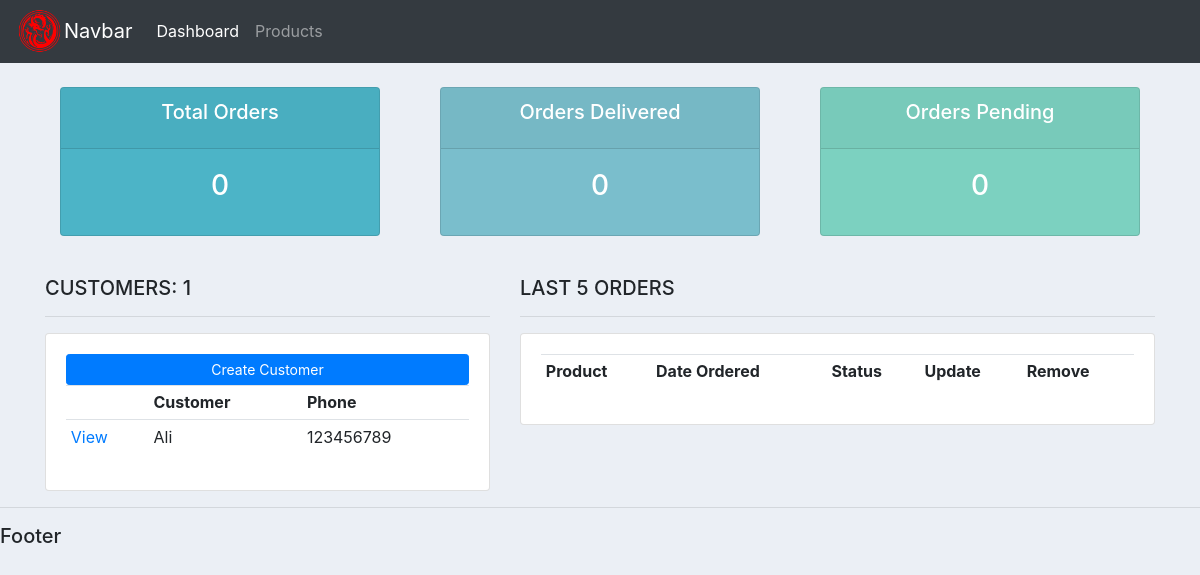
The app's page /, older data.
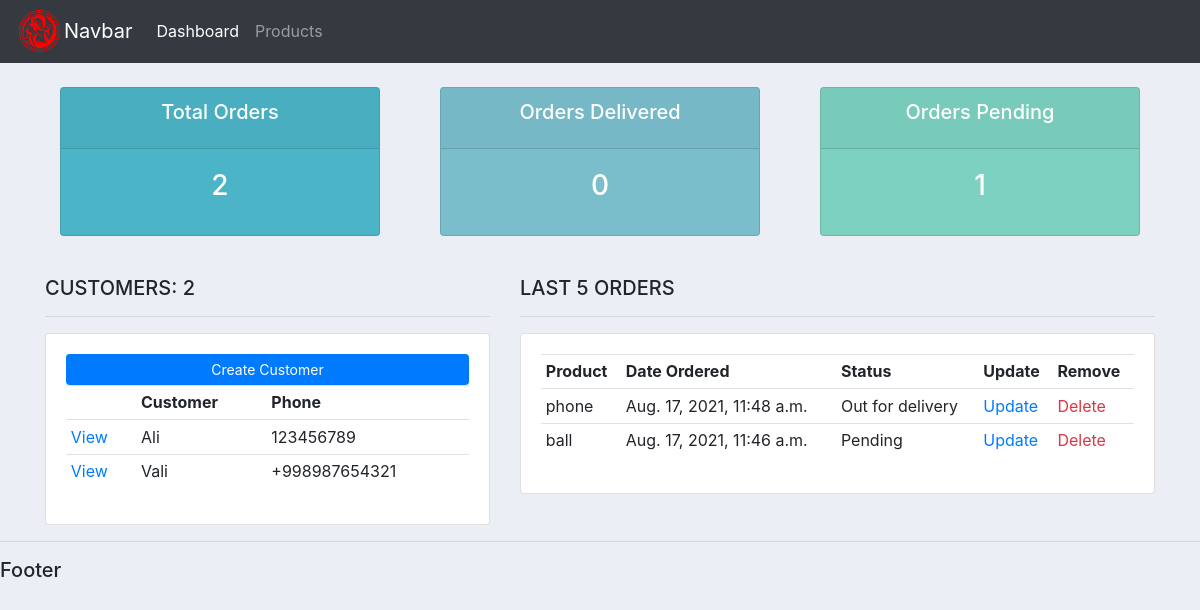
The same page, newer data.
### accounts/models.py (models this page shows, shortened)
class Customer(models.Model):
    name = models.CharField(max_length=200, null=True)
    phone = models.CharField(max_length=200, null=True)
    email = models.CharField(max_length=200, null=True)
    date = models.DateTimeField(auto_now_add=True, null=True)

class Order(models.Model):
    STATUS = (
        ('Pending', 'Pending'),
        ('Out for delivery', 'Out for delivery'),
        ('Delivered', 'Delivered')
    )
    customer = models.ForeignKey(Customer, null=True, on_delete=models.SET_NULL)
    product = models.ForeignKey(Products, null=True, on_delete=models.SET_NULL)
    date_created = models.DateTimeField(auto_now_add=True, null=True)
    status = models.CharField(max_length=200, null=True, choices=STATUS)
    note = models.CharField(max_length=1000, null=True)

class Products(models.Model):
    CATEGORY = (
        ('Indoor', 'Indoor'),
        ('Out Door', 'Out Door'),
        ('Both', 'Both')
    )
    name = models.CharField(max_length=200, null=True)
    price = models.FloatField(null=True)
    category = models.CharField(max_length=200, null=True, choices=CATEGORY)
    description = models.CharField(max_length=200, null=True)
    date_created = models.DateTimeField(auto_now_add=True, null=True)
    tags = models.ManyToManyField(Tag)

### accounts/views.py (the view)
# urls.py: path('', home, name='home'),
def home(request):
    orders = Order.objects.order_by('-date_created')
    customers = Customer.objects.all()
    total_customers = customers.count()
    total_orders = orders.count()
    delivered = orders.filter(status='Delivered').count()
    pending = orders.filter(status='Pending').count()
    context = {
        'orders': orders,
        'customers': customers,
        'total_customers': total_customers,
        'total_orders': total_orders,
        'delivered': delivered,
        'pending': pending
    }
    return render(request, 'accounts/dashboard.html', context)

### accounts/templates/accounts/dashboard.html (shortened to what this page needs)
{% extends "accounts/base.html" %}
{% block content %}
    {% include "accounts/status.html" %}
    <br>
    <div class="row">
        <div class="col-md-5">
            <h5>CUSTOMERS: {{ total_customers }}</h5>
            <hr>
            <div class="card card-body">
                <a class="btn btn-primary  btn-sm btn-block" href="">Create Customer</a>
                <table class="table table-sm">
                    <tr>
                        <th></th>
                        <th>Customer</th>
                        <th>Phone</th>
                    </tr>
                    {% for customer in customers %}
                        <tr>
                            <td> <a href="{% url 'customers' customer.pk %}">View</a> </td>
                            <td> {{ customer.name }} </td>
                            <td> {{ customer.phone }} </td>
                        </tr>
                    {% endfor %}
                </table>
            </div>
        </div>
        <div class="col-md-7">
            <h5>LAST 5 ORDERS</h5>
            <hr>
            <div class="card card-body">
                <table class="table table-sm">
                    <tr>
                        <th>Product</th>
                        <th>Date Ordered</th>
                        <th>Status</th>
                        <th>Update</th>
                        <th>Remove</th>
                    </tr>
                    {% for order in orders|slice:":5" %}
                        <tr>
                            <td>{{ order.product.name }}</td>
                            <td>{{ order.date_created }}</td>
                            <td>{{ order.status }}</td>
                            <td><a href="{% url 'update_order' order.pk %}" class="text-primary">Update</a></td>
                            <td><a href="{% url 'delete_order' order.pk %}" class="text-danger">Delete</a></td>
                        </tr>
                    {% endfor %}
                </table>
            </div>
        </div>
    </div>
{% endblock content %}

Row changes from the older to the newer data that the page shows:
added Customer: name "Vali", phone "+998987654321"
added Order: product.name "phone", date_created "Aug. 17, 2021, 11:48 a.m.", status "Out for delivery"
added Order: product.name "ball", date_created "Aug. 17, 2021, 11:46 a.m.", status "Pending"
Text that changed along with them:
{{ total_orders }}: "0" → "2"
{{ pending }}: "0" → "1"
{{ total_customers }}: "1" → "2"
